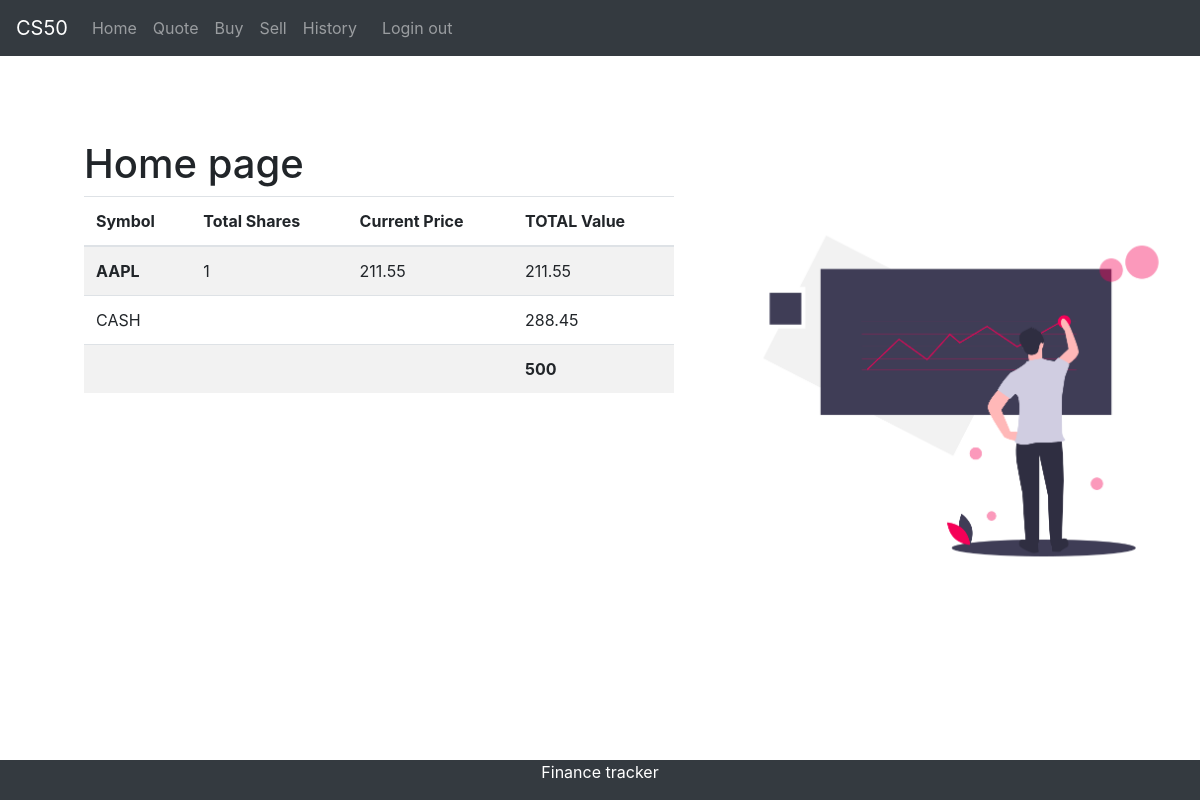
The page /home (signed in) on the database as committed earlier.
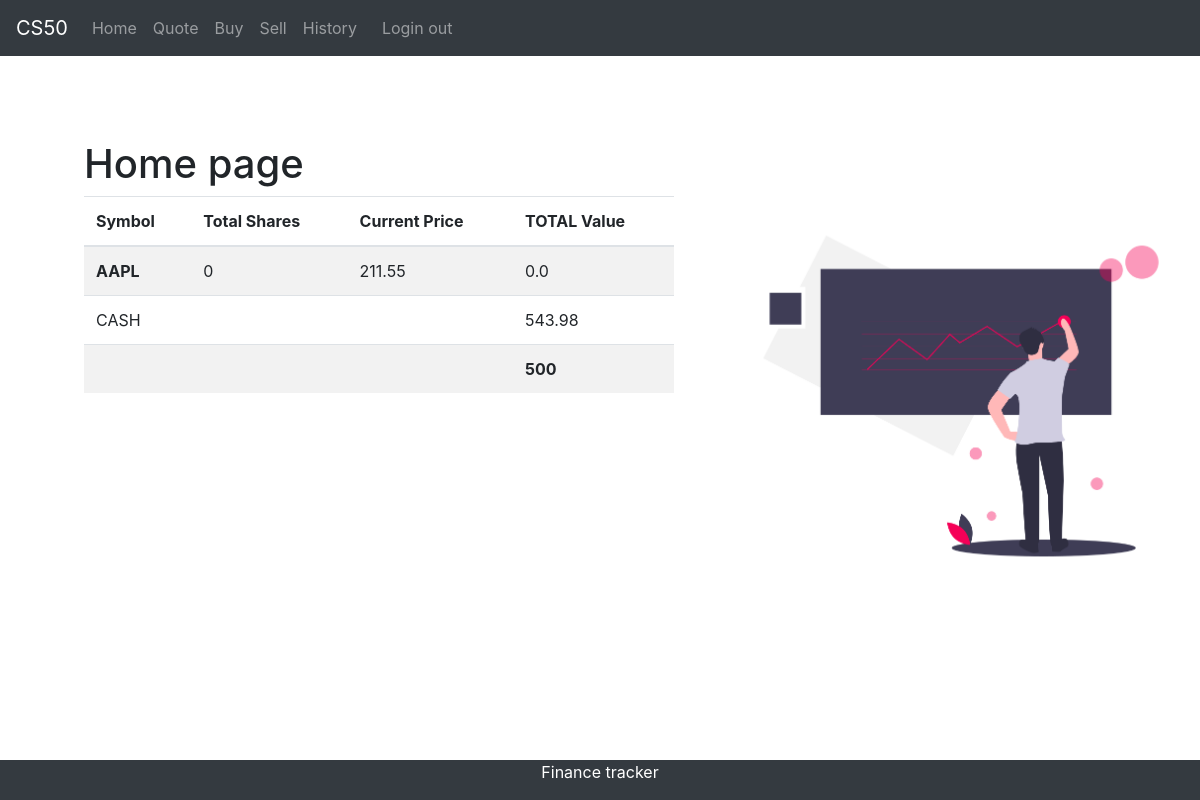
The same page on the database as committed later.
### main.py (models this page shows)
class Stock(db.Model):
    id = db.Column(db.Integer, primary_key=True)
    name = db.Column(db.String(50))
    qty = db.Column(db.Integer)
    owner_id = db.Column(db.Integer, db.ForeignKey('user.id'))
    price = db.Column(db.Float)

class User(db.Model):
    id = db.Column(db.Integer, primary_key=True)
    email = db.Column(db.String(50))
    password = db.Column(db.String(100))
    cash_in_hand = db.Column(db.Integer, default=500)
    stock = db.relationship('Stock', backref='owner')

### main.py (the view)
@app.route('/home')
def home():
    if 'user' not in session:
        return redirect(url_for('login'))
    user_id = session['user']
    user = User.query.get(user_id)
    stock = Stock.query.filter_by(owner_id=user_id).all()
    return render_template('home.html', stock=stock, user=user_id, cash=user.cash_in_hand)

### templates/home.html
 {% extends "base.html"%} {% block content%}
<h1>Home page</h1>
<div class="row">
    <div class="col-7">
        <table class="table table-striped table-hover">
            <thead>
                <th scope="col">Symbol</th>
                <th scope="col">Total Shares</th>
                <th scope="col">Current Price</th>
                <th scope="col">TOTAL Value</th>
            </thead>
            <tbody>
                <tr>
                    {% for t in stock %} {% if t.owner_id == user%}
                    <th scope="row">{{ t.name }}</th>
                    <td>{{t.qty }}</td>
                    <td>{{t.price }}</td>
                    <td>{{t.qty * t.price }}</td>
                </tr>
                {% endif %} {% endfor %}
                <tr>
                    <td>CASH</td>
                    <td></td>
                    <td></td>
                    <td>{{cash}}</td>
                </tr>
                <tr>
                    <td></td>
                    <td></td>
                     <td></td>
                        <td><b>500</b></td>
                </tr>
            </tbody>
        </table>
    </div>
    <div class="col-5">
        <img src="/static/homePg.png" alt="" height="400">
    </div>
</div>
{% endblock%}

Rows that differ between the two databases and show on the page:
changed Stock "AAPL": qty "1" → "0"; t.qty*t.price "211.55" → "0.0"
changed User: cash_in_hand "288.45" → "543.98"
